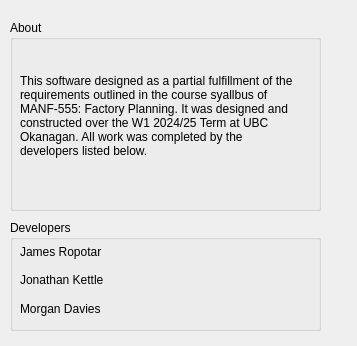
<?xml version="1.0" encoding="UTF-8"?>
<ui version="4.0">
 <class>AboutWidget</class>
 <widget class="QWidget" name="AboutWidget">
  <property name="geometry">
   <rect>
    <x>0</x>
    <y>0</y>
    <width>357</width>
    <height>346</height>
   </rect>
  </property>
  <property name="windowTitle">
   <string>About</string>
  </property>
  <widget class="QGroupBox" name="groupBox">
   <property name="geometry">
    <rect>
     <x>10</x>
     <y>20</y>
     <width>311</width>
     <height>191</height>
    </rect>
   </property>
   <property name="title">
    <string>About</string>
   </property>
   <widget class="QLabel" name="label_9">
    <property name="geometry">
     <rect>
      <x>10</x>
      <y>20</y>
      <width>281</width>
      <height>151</height>
     </rect>
    </property>
    <property name="text">
     <string>This software designed as a partial fulfillment of the requirements outlined in the course syallbus of MANF-555: Factory Planning. It was designed and constructed over the W1 2024/25 Term at UBC Okanagan. All work was completed by the developers listed below.</string>
    </property>
    <property name="wordWrap">
     <bool>true</bool>
    </property>
   </widget>
  </widget>
  <widget class="QGroupBox" name="groupBox_2">
   <property name="geometry">
    <rect>
     <x>10</x>
     <y>220</y>
     <width>311</width>
     <height>111</height>
    </rect>
   </property>
   <property name="title">
    <string>Developers</string>
   </property>
   <widget class="QWidget" name="verticalLayoutWidget">
    <property name="geometry">
     <rect>
      <x>10</x>
      <y>20</y>
      <width>160</width>
      <height>80</height>
     </rect>
    </property>
    <layout class="QVBoxLayout" name="verticalLayout">
     <item>
      <widget class="QLabel" name="label">
       <property name="text">
        <string>James Ropotar</string>
       </property>
      </widget>
     </item>
     <item>
      <widget class="QLabel" name="label_2">
       <property name="text">
        <string>Jonathan Kettle</string>
       </property>
      </widget>
     </item>
     <item>
      <widget class="QLabel" name="label_3">
       <property name="text">
        <string>Morgan Davies</string>
       </property>
      </widget>
     </item>
    </layout>
   </widget>
  </widget>
 </widget>
 <resources/>
 <connections/>
</ui>
